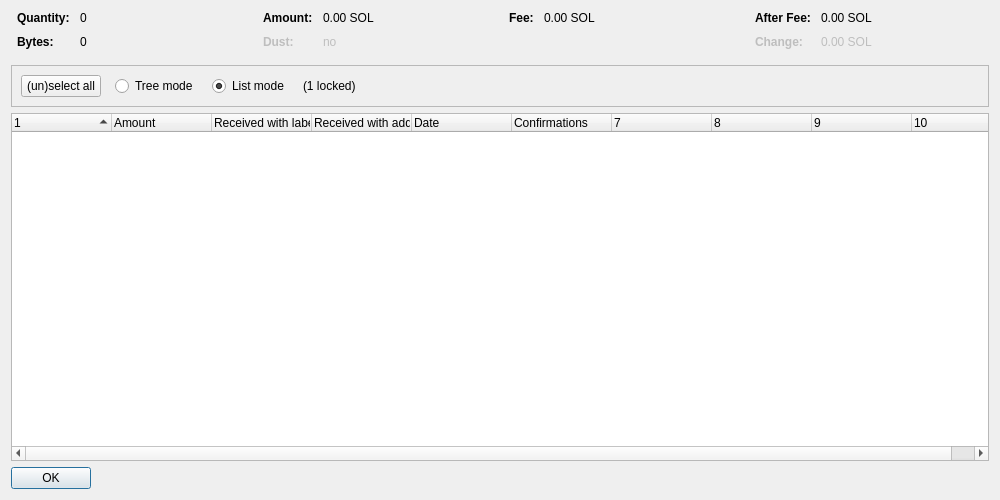
<?xml version="1.0" encoding="UTF-8"?>
<ui version="4.0">
 <class>CoinControlDialog</class>
 <widget class="QDialog" name="CoinControlDialog">
  <property name="geometry">
   <rect>
    <x>0</x>
    <y>0</y>
    <width>1000</width>
    <height>500</height>
   </rect>
  </property>
  <property name="windowTitle">
   <string>Coin Selection</string>
  </property>
  <layout class="QVBoxLayout" name="verticalLayout">
   <item>
    <layout class="QHBoxLayout" name="horizontalLayoutTop" stretch="0,0,0,0">
     <property name="topMargin">
      <number>0</number>
     </property>
     <property name="bottomMargin">
      <number>10</number>
     </property>
     <item>
      <layout class="QFormLayout" name="formLayoutCoinControl1">
       <property name="horizontalSpacing">
        <number>10</number>
       </property>
       <property name="verticalSpacing">
        <number>10</number>
       </property>
       <property name="leftMargin">
        <number>6</number>
       </property>
       <property name="rightMargin">
        <number>6</number>
       </property>
       <item row="0" column="0">
        <widget class="QLabel" name="labelCoinControlQuantityText">
         <property name="font">
          <font>
           <weight>75</weight>
           <bold>true</bold>
          </font>
         </property>
         <property name="text">
          <string>Quantity:</string>
         </property>
        </widget>
       </item>
       <item row="0" column="1">
        <widget class="QLabel" name="labelCoinControlQuantity">
         <property name="cursor">
          <cursorShape>IBeamCursor</cursorShape>
         </property>
         <property name="contextMenuPolicy">
          <enum>Qt::ActionsContextMenu</enum>
         </property>
         <property name="text">
          <string notr="true">0</string>
         </property>
         <property name="textInteractionFlags">
          <set>Qt::LinksAccessibleByMouse|Qt::TextSelectableByKeyboard|Qt::TextSelectableByMouse</set>
         </property>
        </widget>
       </item>
       <item row="1" column="0">
        <widget class="QLabel" name="labelCoinControlBytesText">
         <property name="font">
          <font>
           <weight>75</weight>
           <bold>true</bold>
          </font>
         </property>
         <property name="text">
          <string>Bytes:</string>
         </property>
        </widget>
       </item>
       <item row="1" column="1">
        <widget class="QLabel" name="labelCoinControlBytes">
         <property name="cursor">
          <cursorShape>IBeamCursor</cursorShape>
         </property>
         <property name="contextMenuPolicy">
          <enum>Qt::ActionsContextMenu</enum>
         </property>
         <property name="text">
          <string notr="true">0</string>
         </property>
         <property name="textInteractionFlags">
          <set>Qt::LinksAccessibleByMouse|Qt::TextSelectableByKeyboard|Qt::TextSelectableByMouse</set>
         </property>
        </widget>
       </item>
      </layout>
     </item>
     <item>
      <layout class="QFormLayout" name="formLayoutCoinControl2">
       <property name="horizontalSpacing">
        <number>10</number>
       </property>
       <property name="verticalSpacing">
        <number>10</number>
       </property>
       <property name="leftMargin">
        <number>6</number>
       </property>
       <property name="rightMargin">
        <number>6</number>
       </property>
       <item row="0" column="0">
        <widget class="QLabel" name="labelCoinControlAmountText">
         <property name="font">
          <font>
           <weight>75</weight>
           <bold>true</bold>
          </font>
         </property>
         <property name="text">
          <string>Amount:</string>
         </property>
        </widget>
       </item>
       <item row="0" column="1">
        <widget class="QLabel" name="labelCoinControlAmount">
         <property name="cursor">
          <cursorShape>IBeamCursor</cursorShape>
         </property>
         <property name="contextMenuPolicy">
          <enum>Qt::ActionsContextMenu</enum>
         </property>
         <property name="text">
          <string notr="true">0.00 SOL</string>
         </property>
         <property name="textInteractionFlags">
          <set>Qt::LinksAccessibleByMouse|Qt::TextSelectableByKeyboard|Qt::TextSelectableByMouse</set>
         </property>
        </widget>
       </item>
       <item row="1" column="0">
        <widget class="QLabel" name="labelCoinControlLowOutputText">
         <property name="enabled">
          <bool>false</bool>
         </property>
         <property name="font">
          <font>
           <weight>75</weight>
           <bold>true</bold>
          </font>
         </property>
         <property name="text">
          <string>Dust:</string>
         </property>
        </widget>
       </item>
       <item row="1" column="1">
        <widget class="QLabel" name="labelCoinControlLowOutput">
         <property name="enabled">
          <bool>false</bool>
         </property>
         <property name="cursor">
          <cursorShape>IBeamCursor</cursorShape>
         </property>
         <property name="contextMenuPolicy">
          <enum>Qt::ActionsContextMenu</enum>
         </property>
         <property name="text">
          <string notr="true">no</string>
         </property>
         <property name="textInteractionFlags">
          <set>Qt::LinksAccessibleByMouse|Qt::TextSelectableByKeyboard|Qt::TextSelectableByMouse</set>
         </property>
        </widget>
       </item>
      </layout>
     </item>
     <item>
      <layout class="QFormLayout" name="formLayoutCoinControl3">
       <property name="horizontalSpacing">
        <number>10</number>
       </property>
       <property name="verticalSpacing">
        <number>10</number>
       </property>
       <property name="leftMargin">
        <number>6</number>
       </property>
       <property name="rightMargin">
        <number>6</number>
       </property>
       <item row="0" column="0">
        <widget class="QLabel" name="labelCoinControlFeeText">
         <property name="font">
          <font>
           <weight>75</weight>
           <bold>true</bold>
          </font>
         </property>
         <property name="text">
          <string>Fee:</string>
         </property>
        </widget>
       </item>
       <item row="0" column="1">
        <widget class="QLabel" name="labelCoinControlFee">
         <property name="cursor">
          <cursorShape>IBeamCursor</cursorShape>
         </property>
         <property name="contextMenuPolicy">
          <enum>Qt::ActionsContextMenu</enum>
         </property>
         <property name="text">
          <string notr="true">0.00 SOL</string>
         </property>
         <property name="textInteractionFlags">
          <set>Qt::LinksAccessibleByMouse|Qt::TextSelectableByKeyboard|Qt::TextSelectableByMouse</set>
         </property>
        </widget>
       </item>
      </layout>
     </item>
     <item>
      <layout class="QFormLayout" name="formLayoutCoinControl4">
       <property name="horizontalSpacing">
        <number>10</number>
       </property>
       <property name="verticalSpacing">
        <number>10</number>
       </property>
       <property name="leftMargin">
        <number>6</number>
       </property>
       <property name="rightMargin">
        <number>6</number>
       </property>
       <item row="0" column="0">
        <widget class="QLabel" name="labelCoinControlAfterFeeText">
         <property name="font">
          <font>
           <weight>75</weight>
           <bold>true</bold>
          </font>
         </property>
         <property name="text">
          <string>After Fee:</string>
         </property>
        </widget>
       </item>
       <item row="0" column="1">
        <widget class="QLabel" name="labelCoinControlAfterFee">
         <property name="cursor">
          <cursorShape>IBeamCursor</cursorShape>
         </property>
         <property name="contextMenuPolicy">
          <enum>Qt::ActionsContextMenu</enum>
         </property>
         <property name="text">
          <string notr="true">0.00 SOL</string>
         </property>
         <property name="textInteractionFlags">
          <set>Qt::LinksAccessibleByMouse|Qt::TextSelectableByKeyboard|Qt::TextSelectableByMouse</set>
         </property>
        </widget>
       </item>
       <item row="1" column="0">
        <widget class="QLabel" name="labelCoinControlChangeText">
         <property name="enabled">
          <bool>false</bool>
         </property>
         <property name="font">
          <font>
           <weight>75</weight>
           <bold>true</bold>
          </font>
         </property>
         <property name="text">
          <string>Change:</string>
         </property>
        </widget>
       </item>
       <item row="1" column="1">
        <widget class="QLabel" name="labelCoinControlChange">
         <property name="enabled">
          <bool>false</bool>
         </property>
         <property name="cursor">
          <cursorShape>IBeamCursor</cursorShape>
         </property>
         <property name="contextMenuPolicy">
          <enum>Qt::ActionsContextMenu</enum>
         </property>
         <property name="text">
          <string notr="true">0.00 SOL</string>
         </property>
         <property name="textInteractionFlags">
          <set>Qt::LinksAccessibleByMouse|Qt::TextSelectableByKeyboard|Qt::TextSelectableByMouse</set>
         </property>
        </widget>
       </item>
      </layout>
     </item>
    </layout>
   </item>
   <item>
    <widget class="QFrame" name="frame">
     <property name="minimumSize">
      <size>
       <width>0</width>
       <height>40</height>
      </size>
     </property>
     <property name="frameShape">
      <enum>QFrame::StyledPanel</enum>
     </property>
     <property name="frameShadow">
      <enum>QFrame::Sunken</enum>
     </property>
     <layout class="QHBoxLayout" name="horizontalLayout">
      <item>
       <layout class="QHBoxLayout" name="horizontalLayoutPanel" stretch="0,0,0,0,0">
        <property name="spacing">
         <number>14</number>
        </property>
        <item>
         <widget class="QPushButton" name="pushButtonSelectAll">
          <property name="sizePolicy">
           <sizepolicy hsizetype="Maximum" vsizetype="Fixed">
            <horstretch>0</horstretch>
            <verstretch>0</verstretch>
           </sizepolicy>
          </property>
          <property name="text">
           <string>(un)select all</string>
          </property>
          <property name="autoDefault">
           <bool>false</bool>
          </property>
         </widget>
        </item>
        <item>
         <widget class="QRadioButton" name="radioTreeMode">
          <property name="sizePolicy">
           <sizepolicy hsizetype="Maximum" vsizetype="Fixed">
            <horstretch>0</horstretch>
            <verstretch>0</verstretch>
           </sizepolicy>
          </property>
          <property name="text">
           <string>Tree mode</string>
          </property>
         </widget>
        </item>
        <item>
         <widget class="QRadioButton" name="radioListMode">
          <property name="sizePolicy">
           <sizepolicy hsizetype="Maximum" vsizetype="Fixed">
            <horstretch>0</horstretch>
            <verstretch>0</verstretch>
           </sizepolicy>
          </property>
          <property name="text">
           <string>List mode</string>
          </property>
          <property name="checked">
           <bool>true</bool>
          </property>
         </widget>
        </item>
        <item>
         <widget class="QLabel" name="labelLocked">
          <property name="text">
           <string notr="true">(1 locked)</string>
          </property>
         </widget>
        </item>
        <item>
         <spacer name="horizontalSpacer">
          <property name="orientation">
           <enum>Qt::Horizontal</enum>
          </property>
          <property name="sizeHint" stdset="0">
           <size>
            <width>40</width>
            <height>20</height>
           </size>
          </property>
         </spacer>
        </item>
       </layout>
      </item>
     </layout>
    </widget>
   </item>
   <item>
    <widget class="CoinControlTreeWidget" name="treeWidget">
     <property name="contextMenuPolicy">
      <enum>Qt::CustomContextMenu</enum>
     </property>
     <property name="sortingEnabled">
      <bool>false</bool>
     </property>
     <property name="columnCount">
      <number>10</number>
     </property>
     <attribute name="headerShowSortIndicator" stdset="0">
      <bool>true</bool>
     </attribute>
     <attribute name="headerStretchLastSection">
      <bool>false</bool>
     </attribute>
     <column>
      <property name="text">
       <string/>
      </property>
     </column>
     <column>
      <property name="text">
       <string>Amount</string>
      </property>
     </column>
     <column>
      <property name="text">
       <string>Received with label</string>
      </property>
     </column>
     <column>
      <property name="text">
       <string>Received with address</string>
      </property>
     </column>
     <column>
      <property name="text">
       <string>Date</string>
      </property>
     </column>
     <column>
      <property name="text">
       <string>Confirmations</string>
      </property>
      <property name="toolTip">
       <string>Confirmed</string>
      </property>
     </column>
     <column>
      <property name="text">
       <string/>
      </property>
     </column>
     <column>
      <property name="text">
       <string/>
      </property>
     </column>
     <column>
      <property name="text">
       <string/>
      </property>
     </column>
     <column>
      <property name="text">
       <string/>
      </property>
     </column>
    </widget>
   </item>
   <item>
    <widget class="QDialogButtonBox" name="buttonBox">
     <property name="sizePolicy">
      <sizepolicy hsizetype="Maximum" vsizetype="Fixed">
       <horstretch>0</horstretch>
       <verstretch>0</verstretch>
      </sizepolicy>
     </property>
     <property name="orientation">
      <enum>Qt::Horizontal</enum>
     </property>
     <property name="standardButtons">
      <set>QDialogButtonBox::Ok</set>
     </property>
    </widget>
   </item>
  </layout>
 </widget>
 <customwidgets>
  <customwidget>
   <class>CoinControlTreeWidget</class>
   <extends>QTreeWidget</extends>
   <header>coincontroltreewidget.h</header>
  </customwidget>
 </customwidgets>
 <resources/>
 <connections/>
</ui>
